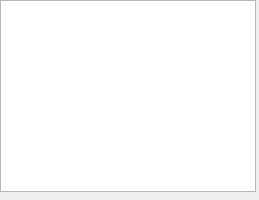
<?xml version="1.0" encoding="UTF-8"?>
<ui version="4.0">
 <class>Form</class>
 <widget class="QWidget" name="Form">
  <property name="geometry">
   <rect>
    <x>0</x>
    <y>0</y>
    <width>259</width>
    <height>200</height>
   </rect>
  </property>
  <property name="windowTitle">
   <string>Form</string>
  </property>
  <widget class="QTableWidget" name="tableWidget">
   <property name="geometry">
    <rect>
     <x>0</x>
     <y>0</y>
     <width>256</width>
     <height>192</height>
    </rect>
   </property>
  </widget>
 </widget>
 <resources/>
 <connections/>
</ui>
